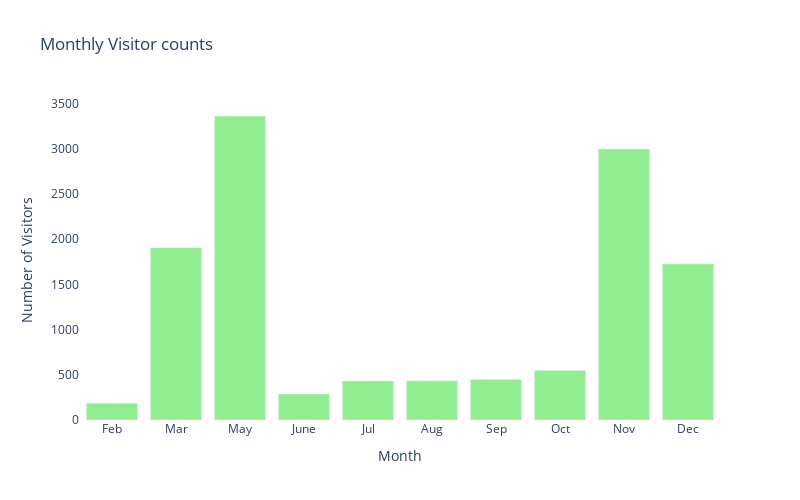

Notebook code for this chart:
### Code cell
month_counts.columns = ['Month', 'Count']

bar_color = 'lightgreen'
fig = px.bar(month_counts, x='Month', y='Count', title='Monthly Visitor counts')

fig.update_layout(
    width=800,
    height=500,
    yaxis_title='Number of Visitors',
    plot_bgcolor='white', 
)

fig.update_traces(marker_color=bar_color)

fig.show()

### Figure 1 — Plotly figure (JSON) as saved in the notebook; plotly's stock layout.template omitted (floating-point values rounded to 4 significant figures)
{"data": [{"alignmentgroup": "True", "hovertemplate": "Month=%{x}<br>Count=%{y}<extra></extra>", "legendgroup": "", "marker": {"color": "lightgreen", "pattern": {"shape": ""}}, "name": "", "offsetgroup": "", "orientation": "v", "showlegend": false, "textposition": "auto", "type": "bar", "x": ["Feb", "Mar", "May", "June", "Jul", "Aug", "Sep", "Oct", "Nov", "Dec"], "xaxis": "x", "y": [184, 1907, 3364, 288, 432, 433, 448, 549, 2998, 1727], "yaxis": "y"}], "layout": {"barmode": "relative", "height": 500, "legend": {"tracegroupgap": 0}, "plot_bgcolor": "white", "title": {"text": "Monthly Visitor counts"}, "width": 800, "xaxis": {"anchor": "y", "domain": [0, 1], "title": {"text": "Month"}}, "yaxis": {"anchor": "x", "domain": [0, 1], "title": {"text": "Number of Visitors"}}}}
